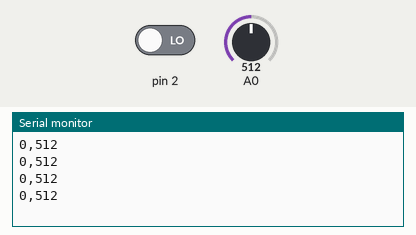
Bench run of a sketch on a simulated Arduino Uno, built with avr-gcc and run on an emulated ATmega328P. Parts: the last lines printed to the serial monitor. Inputs (shaded band) come from the test bench; at power-on: A0 = 512, pin 2 LOW.

Above: at 1.2 s.
1.3 s: A0 set to 716
At 1.71 s:
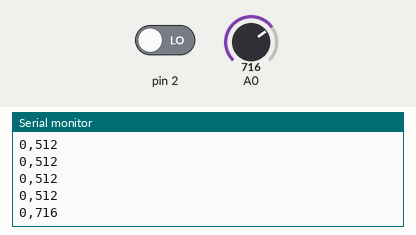
2.8 s: pin 2 driven HIGH
At 3.21 s:
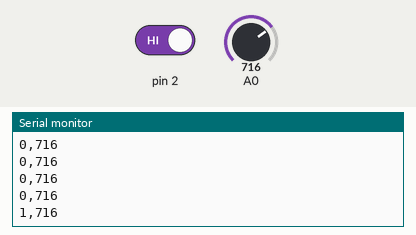
4.3 s: A0 set to 900
At 4.41 s:
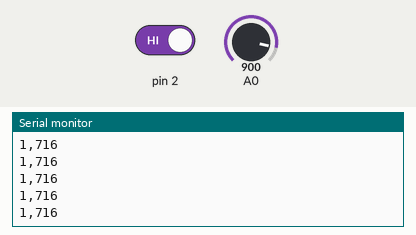
5.8 s: pin 2 driven LOW
At 6.21 s:
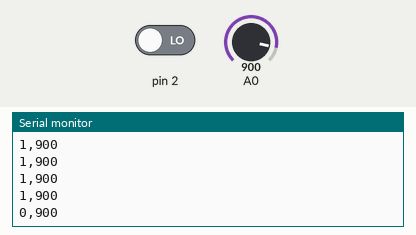
Timing chart, 0 to 8.3 s (numbered marks = the images above; inputs shaded):
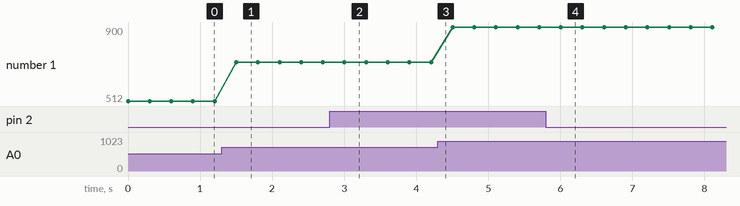

The sketch:

tcrt_black_or_white.ino
```cpp
void setup() {
  Serial.begin(9600);
  pinMode(2, INPUT);
}

void loop() {
  int d2 = digitalRead(2);
  int a0 = analogRead(A0);

  Serial.print(d2);
  Serial.print(",");
  Serial.println(a0);
  delay(300);

}
```

Measured:
- after the input at 1.3 s, the serial monitor: prints a new line after 0.20 s (image 1)
- after the input at 2.8 s, the serial monitor: prints a new line after 0.20 s (image 2)
- after the input at 5.8 s, the serial monitor: prints a new line after 0.21 s (image 4)
- plotted number 1: 512 → 716 after the input at 1.3 s, 716 → 900 after the input at 4.3 s
